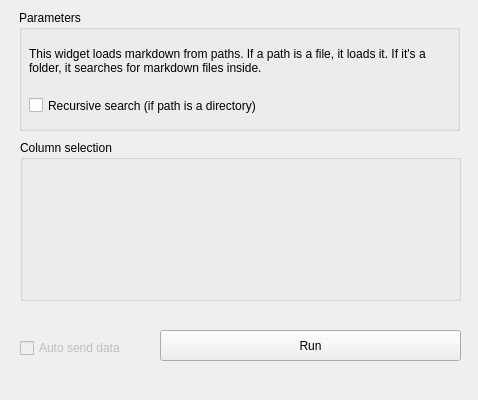
<?xml version="1.0" encoding="UTF-8"?>
<ui version="4.0">
 <class>Form</class>
 <widget class="QWidget" name="Form">
  <property name="geometry">
   <rect>
    <x>0</x>
    <y>0</y>
    <width>478</width>
    <height>400</height>
   </rect>
  </property>
  <property name="windowTitle">
   <string>Markdown Loader</string>
  </property>
  <widget class="QGroupBox" name="groupBox">
   <property name="geometry">
    <rect>
     <x>19</x>
     <y>10</y>
     <width>441</width>
     <height>121</height>
    </rect>
   </property>
   <property name="title">
    <string>Parameters</string>
   </property>
   <widget class="QLabel" name="Description">
    <property name="geometry">
     <rect>
      <x>10</x>
      <y>20</y>
      <width>421</width>
      <height>61</height>
     </rect>
    </property>
    <property name="text">
     <string>This widget loads markdown from paths. If a path is a file, it loads it. If it's a folder, it searches for markdown files inside.</string>
    </property>
    <property name="textFormat">
     <enum>Qt::AutoText</enum>
    </property>
    <property name="alignment">
     <set>Qt::AlignLeading|Qt::AlignLeft|Qt::AlignVCenter</set>
    </property>
    <property name="wordWrap">
     <bool>true</bool>
    </property>
   </widget>
   <widget class="QCheckBox" name="checkBoxRecursive">
    <property name="geometry">
     <rect>
      <x>10</x>
      <y>85</y>
      <width>421</width>
      <height>21</height>
     </rect>
    </property>
    <property name="text">
     <string>Recursive search (if path is a directory)</string>
    </property>
   </widget>
  </widget>
  <widget class="QGroupBox" name="groupBox_3">
   <property name="geometry">
    <rect>
     <x>20</x>
     <y>140</y>
     <width>441</width>
     <height>161</height>
    </rect>
   </property>
   <property name="title">
    <string>Column selection</string>
   </property>
   <widget class="QLabel" name="Description_4">
    <property name="geometry">
     <rect>
      <x>10</x>
      <y>30</y>
      <width>411</width>
      <height>61</height>
     </rect>
    </property>
    <property name="text">
     <string/>
    </property>
    <property name="textFormat">
     <enum>Qt::AutoText</enum>
    </property>
    <property name="alignment">
     <set>Qt::AlignLeading|Qt::AlignLeft|Qt::AlignVCenter</set>
    </property>
    <property name="wordWrap">
     <bool>true</bool>
    </property>
   </widget>
   <widget class="QWidget" name="placeholder" native="true">
    <property name="enabled">
     <bool>true</bool>
    </property>
    <property name="geometry">
     <rect>
      <x>0</x>
      <y>20</y>
      <width>431</width>
      <height>141</height>
     </rect>
    </property>
   </widget>
  </widget>
  <widget class="QPushButton" name="pushButton_send">
   <property name="enabled">
    <bool>true</bool>
   </property>
   <property name="geometry">
    <rect>
     <x>160</x>
     <y>330</y>
     <width>301</width>
     <height>31</height>
    </rect>
   </property>
   <property name="text">
    <string>Run</string>
   </property>
  </widget>
  <widget class="QCheckBox" name="checkBox_send">
   <property name="enabled">
    <bool>false</bool>
   </property>
   <property name="geometry">
    <rect>
     <x>20</x>
     <y>340</y>
     <width>131</width>
     <height>16</height>
    </rect>
   </property>
   <property name="text">
    <string>Auto send data</string>
   </property>
  </widget>
 </widget>
 <resources/>
 <connections/>
</ui>
